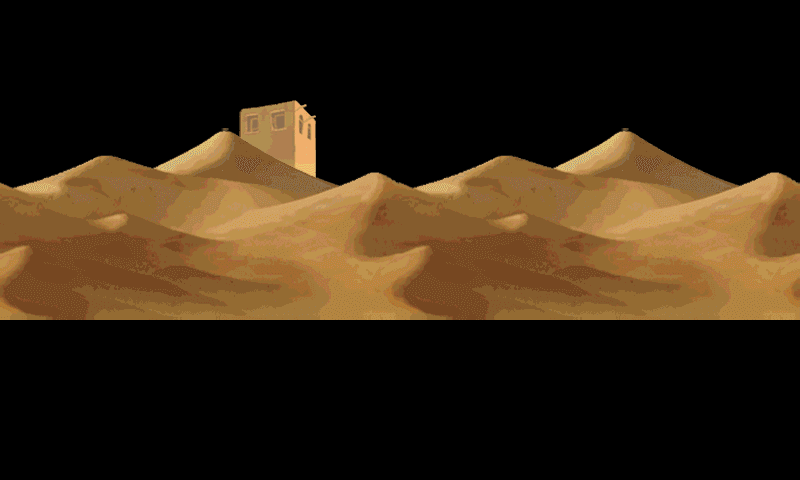

A level layout from a 2D game, rendered from its tile map. Below: a short description, then the map file with tile-grid data replaced by summaries:
An orthogonal 25x15 tile map with 32x32 px tiles, 2 tile layers (BackHouse, BackDune), 2 tilesets.

<map version="1.0" orientation="orthogonal" renderorder="right-down" width="25" height="15" tilewidth="32" tileheight="32" nextobjectid="1">
 <tileset firstgid="1" name="1_3_atlas" tilewidth="32" tileheight="32" tilecount="640" columns="32">
  <image source="1_3_atlas.png" width="1024" height="640" />
 </tileset>
 <tileset firstgid="641" name="DesertLand" tilewidth="32" tileheight="32" tilecount="625" columns="25">
  <image source="DesertLand.png" width="800" height="800" />
 </tileset>
 <layer name="BackHouse" width="25" height="15">
  <data>[375 cells, 9 non-empty, 9 distinct tile ids]</data>
 </layer>
 <layer name="BackDune" width="25" height="15">
  <data>[375 cells, 150 non-empty, 150 distinct tile ids]</data>
 </layer>
</map>
